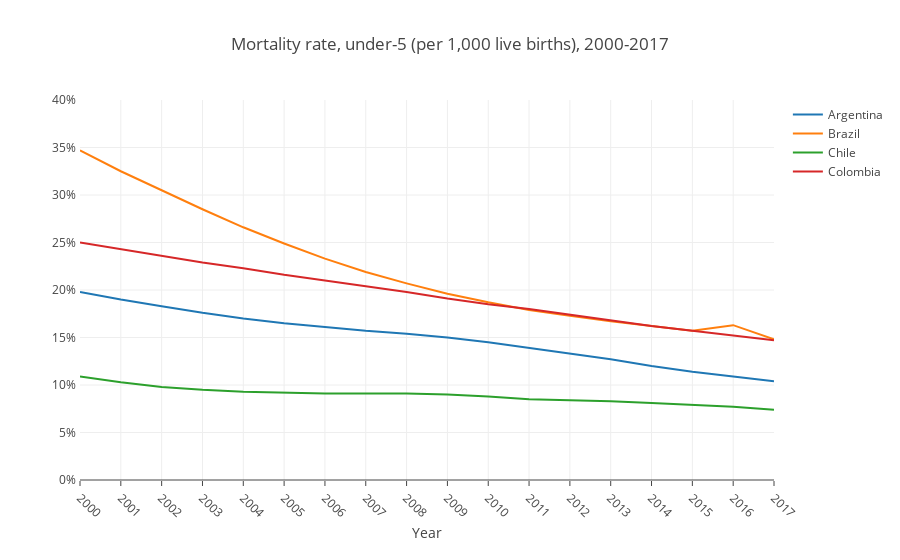

The code cell stored with this chart in its notebook:
### Markdown cell above
# Mortality rate

### Code cell
layout = go.Layout( 
    xaxis = go.layout.XAxis(
        tickmode='array',
        tickvals=np.arange(1990, 2018, step=1),
        tickangle=45,
        title='Year',
        ticklen=5
    ),
    yaxis = go.layout.YAxis(
        range=[0, 40],
        ticksuffix='% ',
#         title='Mortality rate (%)'
    ),
    title='Mortality rate, under-5 (per 1,000 live births), 2000-2017'
)

fig = go.Figure(
    layout=layout
)
        
for country in access_to_eletricity_by_country['Country Name'].unique():
    ate_region = access_to_eletricity_by_country[access_to_eletricity_by_country['Country Name'] == country]
    x = ate_region['Year']
    y = ate_region['Mortality rate, under-5 (per 1,000 live births)'].fillna(method='ffill')
    fig.add_scatter(x=x, y=y, name=country, mode='lines')
    
py(fig, filename='gdp-edu-line')

### Figure 1 — Plotly figure (JSON) as saved in the notebook; plotly's stock layout.template omitted (floating-point values rounded to 4 significant figures)
{"data": [{"mode": "lines", "name": "Argentina", "type": "scatter", "uid": "9ff4c470-0844-4a1a-b5e7-b1715d5f5792", "x": ["2000", "2001", "2002", "2003", "2004", "2005", "2006", "2007", "2008", "2009", "2010", "2011", "2012", "2013", "2014", "2015", "2016", "2017"], "y": [19.8, 19, 18.3, 17.6, 17, 16.5, 16.1, 15.7, 15.4, 15, 14.5, 13.9, 13.3, 12.7, 12, 11.4, 10.9, 10.4]}, {"mode": "lines", "name": "Brazil", "type": "scatter", "uid": "b67a5d7c-03b2-4ff3-b2a3-9b4b0f767b2b", "x": ["2000", "2001", "2002", "2003", "2004", "2005", "2006", "2007", "2008", "2009", "2010", "2011", "2012", "2013", "2014", "2015", "2016", "2017"], "y": [34.7, 32.5, 30.5, 28.5, 26.6, 24.9, 23.3, 21.9, 20.7, 19.6, 18.7, 17.9, 17.3, 16.7, 16.2, 15.7, 16.3, 14.8]}, {"mode": "lines", "name": "Chile", "type": "scatter", "uid": "4fae44a1-7a5c-4521-9cf0-a5683b4e5a5d", "x": ["2000", "2001", "2002", "2003", "2004", "2005", "2006", "2007", "2008", "2009", "2010", "2011", "2012", "2013", "2014", "2015", "2016", "2017"], "y": [10.9, 10.3, 9.8, 9.5, 9.3, 9.2, 9.1, 9.1, 9.1, 9, 8.8, 8.5, 8.4, 8.3, 8.1, 7.9, 7.7, 7.4]}, {"mode": "lines", "name": "Colombia", "type": "scatter", "uid": "78a33ef2-523a-493b-ab6b-8e9927ea77ed", "x": ["2000", "2001", "2002", "2003", "2004", "2005", "2006", "2007", "2008", "2009", "2010", "2011", "2012", "2013", "2014", "2015", "2016", "2017"], "y": [25, 24.3, 23.6, 22.9, 22.3, 21.6, 21, 20.4, 19.8, 19.1, 18.5, 18, 17.4, 16.8, 16.2, 15.7, 15.2, 14.7]}], "layout": {"title": {"text": "Mortality rate, under-5 (per 1,000 live births), 2000-2017"}, "xaxis": {"tickangle": 45, "ticklen": 5, "tickmode": "array", "tickvals": [1990, 1991, 1992, 1993, 1994, 1995, 1996, 1997, 1998, 1999, 2000, 2001, 2002, 2003, 2004, 2005, 2006, 2007, 2008, 2009, 2010, 2011, 2012, 2013, 2014, 2015, 2016, 2017], "title": {"text": "Year"}}, "yaxis": {"range": [0, 40], "ticksuffix": "% "}}}
